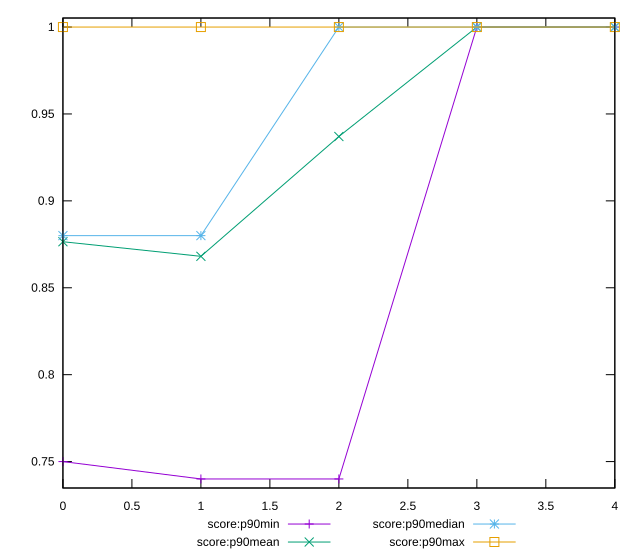

The gnuplot source for this figure:
reset

$scoreP90Min <<EOF
0 0.75
1 0.74
2 0.74
3 1
4 1
EOF

$scoreP90Mean <<EOF
0 0.8764893617021277
1 0.8680851063829786
2 0.9370212765957444
3 1
4 1
EOF

$scoreP90Median <<EOF
0 0.88
1 0.88
2 1
3 1
4 1
EOF

$scoreP90Max <<EOF
0 1
1 1
2 1
3 1
4 1
EOF

set key outside below
set xrange [0:4]
set yrange [0.7348:1.0052]
set trange [0.7348:1.0052]
set terminal svg size 640, 560 enhanced background rgb 'white'
set output "report_00013_2021-02-09T12-04-24.940Z/offscreen-images/progression/score.svg"

plot $scoreP90Min title "score:p90min" with linespoints, \
     $scoreP90Mean title "score:p90mean" with linespoints, \
     $scoreP90Median title "score:p90median" with linespoints, \
     $scoreP90Max title "score:p90max" with linespoints

reset
